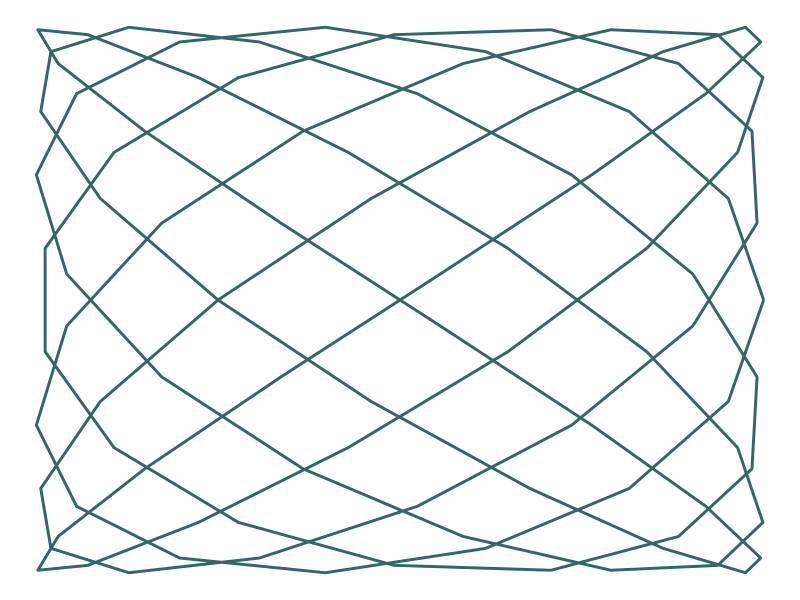
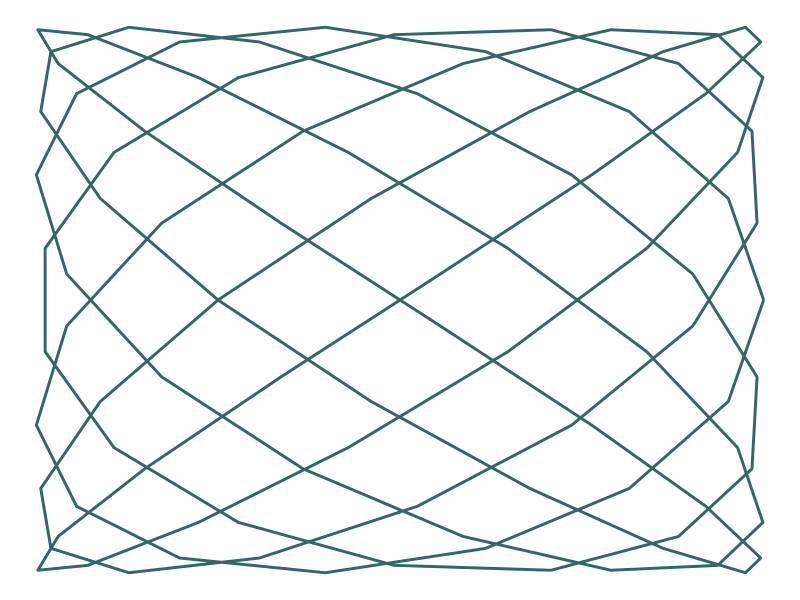
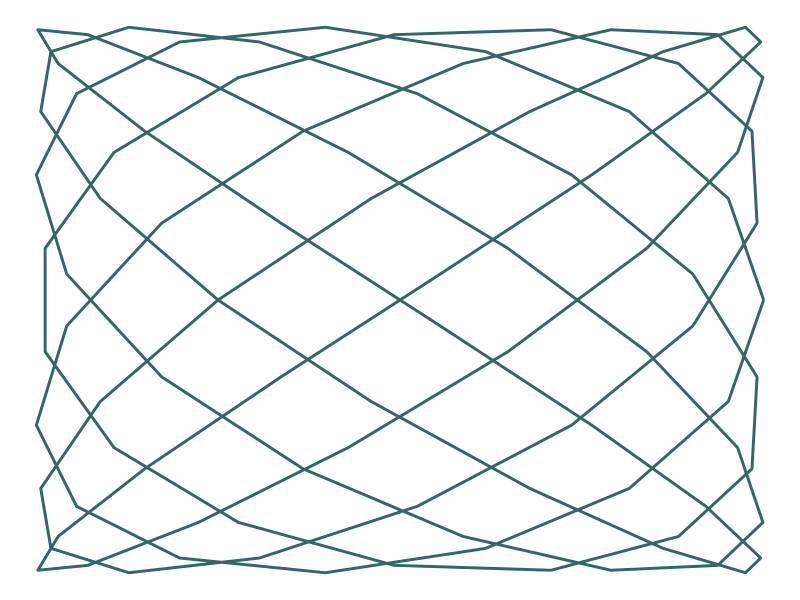
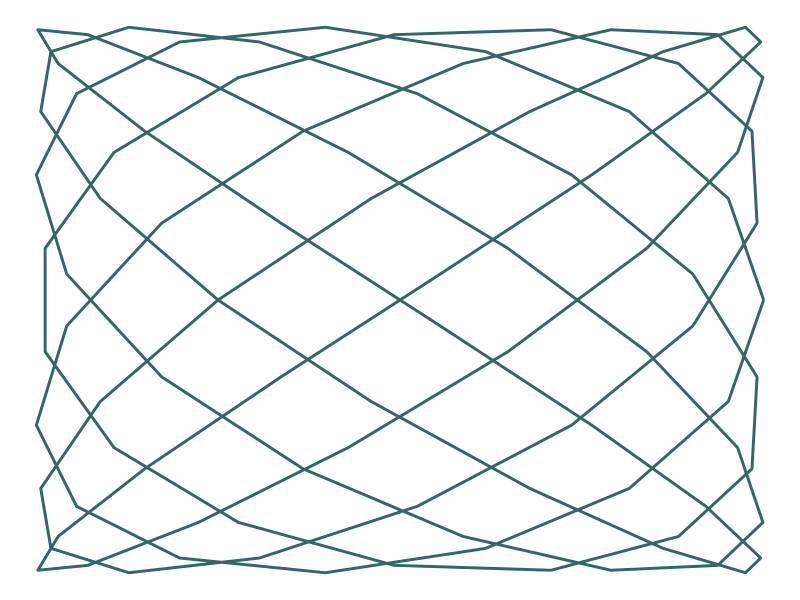
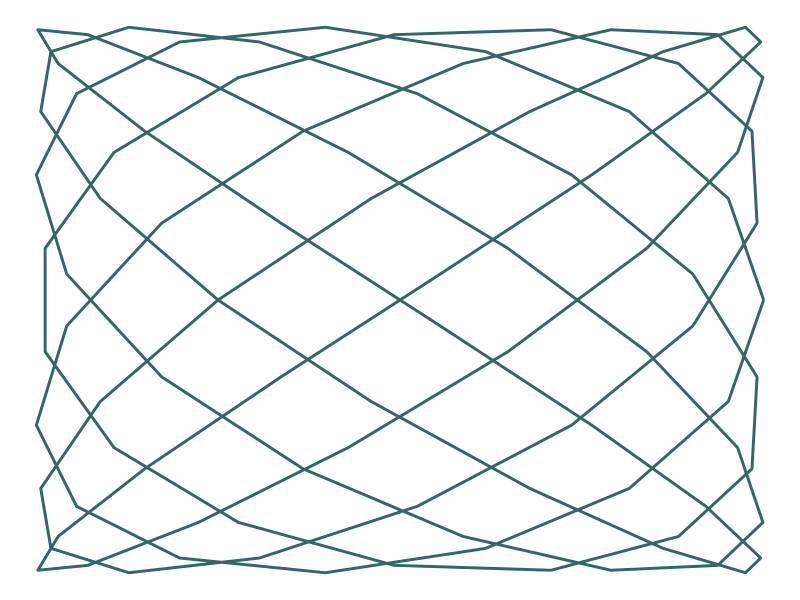

Reproduce these figures in R, in order.
library(tidyverse)
library(reshape2)
library(Cairo)
library(ggplot2)

# t <- as.data.frame(seq(0,360,1))
# y <- as.data.frame(sin(t))
# z <- as.data.frame(cos(t))
# 
# dat <-  as.data.frame(c(x,y,z))
# colnames(dat) <- c("t","sin","cos")
# rm(x,y,z)
# # dat <- melt(dat, id.vars = "sin")
# 
# p <- ggplot(dat, aes(t,cos)) +
#      geom_line(size=4) +
#      theme_void()
# p
# 
# ggsave("alias.png", plot = p, height = 3, width = 3, units = "in", dpi = 150)
# ggsave("antialias.png", plot = p, height = 3, width = 3, units = "in", dpi = 150, type ="cairo-png")

tt <- seq(0,2*pi,length.out = 360)


circle <- function(center = c(0,0),diameter = 1, npoints = 100){
  r = diameter / 2
  tt <- seq(0,2*pi,length.out = npoints)
  xx <- center[1] + r * cos(7*tt)
  yy <- center[2] + r * sin(6*tt)
  return(data.frame(x = xx, y = yy))
}

dat <- circle(c(1,-1),2.3,npoints = 100)
#geom_path will do open circles, geom_polygon will do filled circles
q <- ggplot(dat,aes(x,y)) + 
     geom_path(size=1, color="#336666") +
     theme_void()
q

ggsave("alias.png", plot = q, height = 3, width = 3, units = "in", dpi = 150)
ggsave("antialias.png", plot = q, height = 3, width = 3, units = "in", dpi = 150, type ="cairo-png")

ggsave("alias1x2.png", plot = q, height = 3, width = 6, units = "in", dpi = 150)
ggsave("antialias1x2.png", plot = q, height = 3, width = 6, units = "in", dpi = 150, type ="cairo-png")
